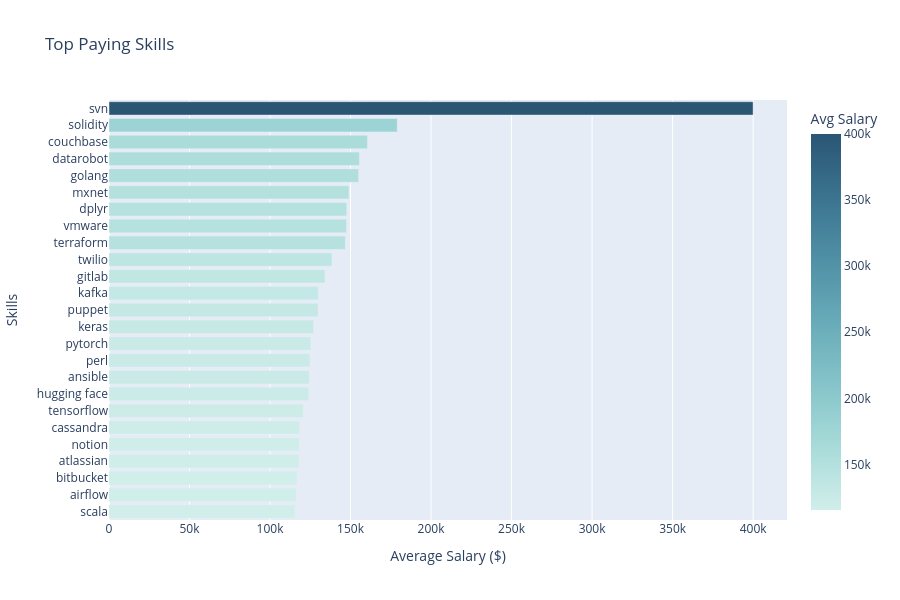

Here is the notebook cell this chart was saved with:
### Code cell
df=df.sort_values('avg_salary',ascending=True)

fig = px.bar(
    df,
    x='avg_salary',
    y='skills',
    orientation='h',
    color='avg_salary',
    color_continuous_scale='teal',
    title='Top Paying Skills',
)

fig.update_layout(
    xaxis_title='Average Salary ($)',
    yaxis_title='Skills',
    coloraxis_colorbar=dict(title='Avg Salary') ,
    height=600,
    margin=dict(l=80)  
)


fig.show()

### Figure 1 — Plotly figure (JSON) as saved in the notebook; plotly's stock layout.template omitted (floating-point values rounded to 4 significant figures)
{"data": [{"hovertemplate": "avg_salary=%{marker.color}<br>skills=%{y}<extra></extra>", "legendgroup": "", "marker": {"color": [115480, 116387, 116712, 117966, 118092, 118407, 120647, 123950, 124370, 124686, 125226, 127013, 129820, 129999, 134126, 138500, 146734, 147500, 147633, 149000, 155000, 155486, 160515, 179000, 400000], "coloraxis": "coloraxis", "pattern": {"shape": ""}}, "name": "", "orientation": "h", "showlegend": false, "textposition": "auto", "type": "bar", "x": [115480, 116387, 116712, 117966, 118092, 118407, 120647, 123950, 124370, 124686, 125226, 127013, 129820, 129999, 134126, 138500, 146734, 147500, 147633, 149000, 155000, 155486, 160515, 179000, 400000], "xaxis": "x", "y": ["scala", "airflow", "bitbucket", "atlassian", "notion", "cassandra", "tensorflow", "hugging face", "ansible", "perl", "pytorch", "keras", "puppet", "kafka", "gitlab", "twilio", "terraform", "vmware", "dplyr", "mxnet", "golang", "datarobot", "couchbase", "solidity", "svn"], "yaxis": "y"}], "layout": {"barmode": "relative", "coloraxis": {"colorbar": {"title": {"text": "Avg Salary"}}, "colorscale": [[0, "rgb(209, 238, 234)"], [0.1667, "rgb(168, 219, 217)"], [0.3333, "rgb(133, 196, 201)"], [0.5, "rgb(104, 171, 184)"], [0.6667, "rgb(79, 144, 166)"], [0.8333, "rgb(59, 115, 143)"], [1, "rgb(42, 86, 116)"]]}, "height": 600, "legend": {"tracegroupgap": 0}, "margin": {"l": 80}, "title": {"text": "Top Paying Skills"}, "xaxis": {"anchor": "y", "domain": [0, 1], "title": {"text": "Average Salary ($)"}}, "yaxis": {"anchor": "x", "domain": [0, 1], "title": {"text": "Skills"}}}}
